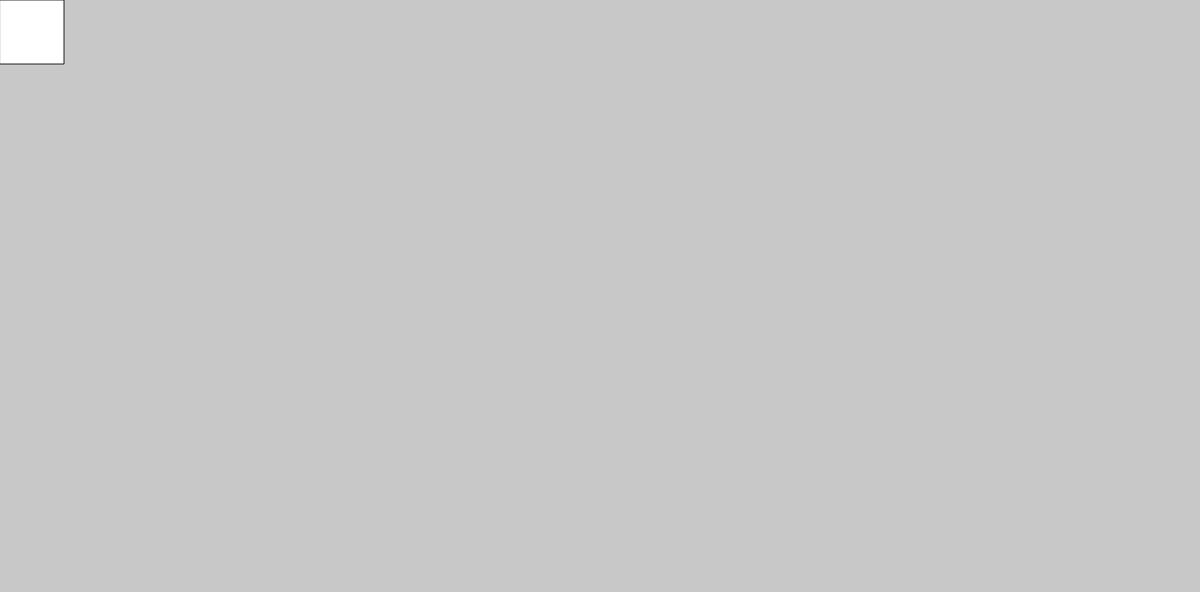
Frame 1 (no input)
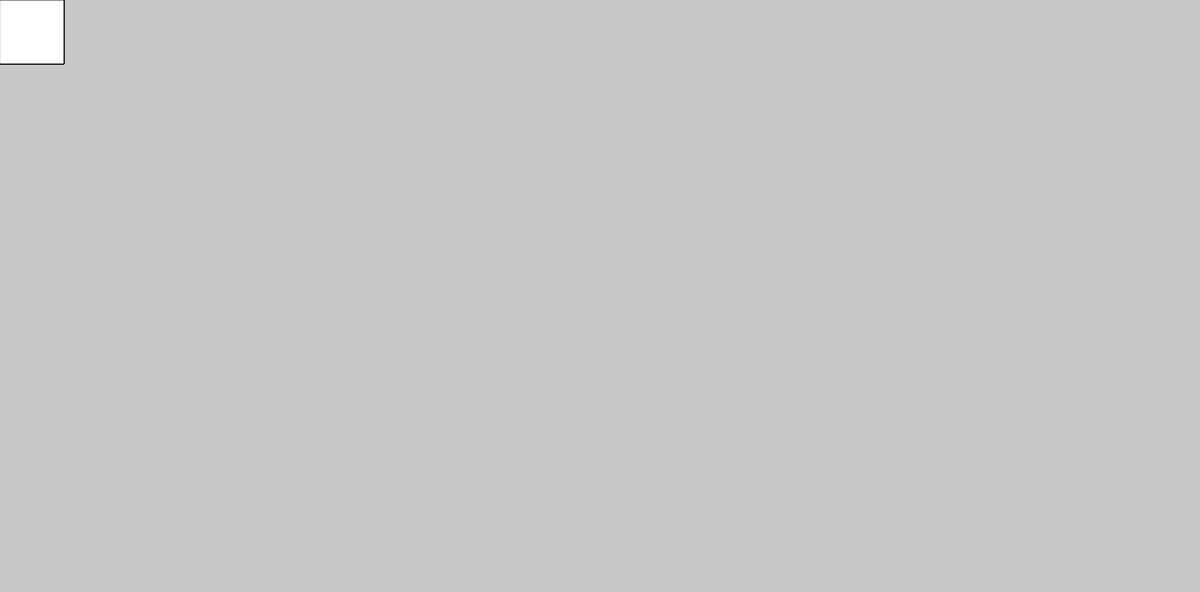
Frame 60 (no input)
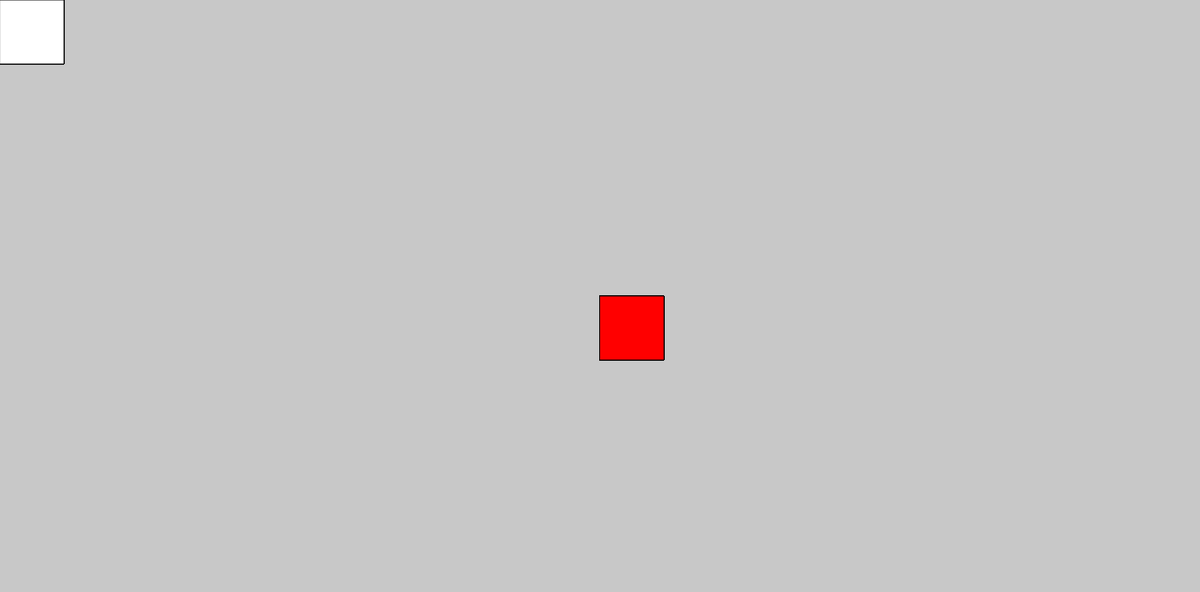
Frame 120 (the mouse pressed at the canvas centre since frame 60)

The p5.js sketch that drew these frames (run headless with seeded random() and noise() and a simulated clock; from frame 60 on, the mouse is pressed at the canvas centre):

// p5.js sketch
// ── sketch.js
function setup() {
    createCanvas(1500, 740);
    background(200);
  }
  
  function draw() {
    if (mouseIsPressed) {
      fill(255,0,0);
    } else {
      fill(255);
    }
    rect(mouseX, mouseY, 80, 80);
    
  }
